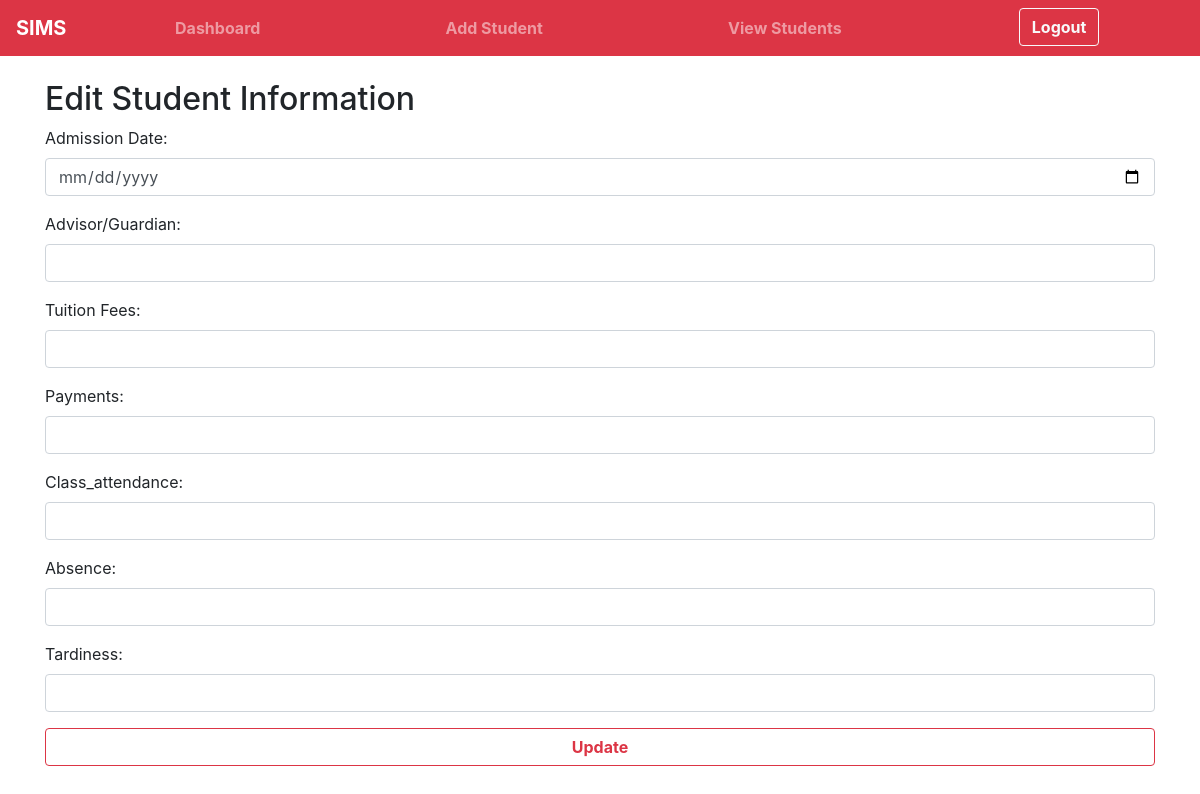
/edit_adminInfo/12, run on an earlier commit of the app's database.
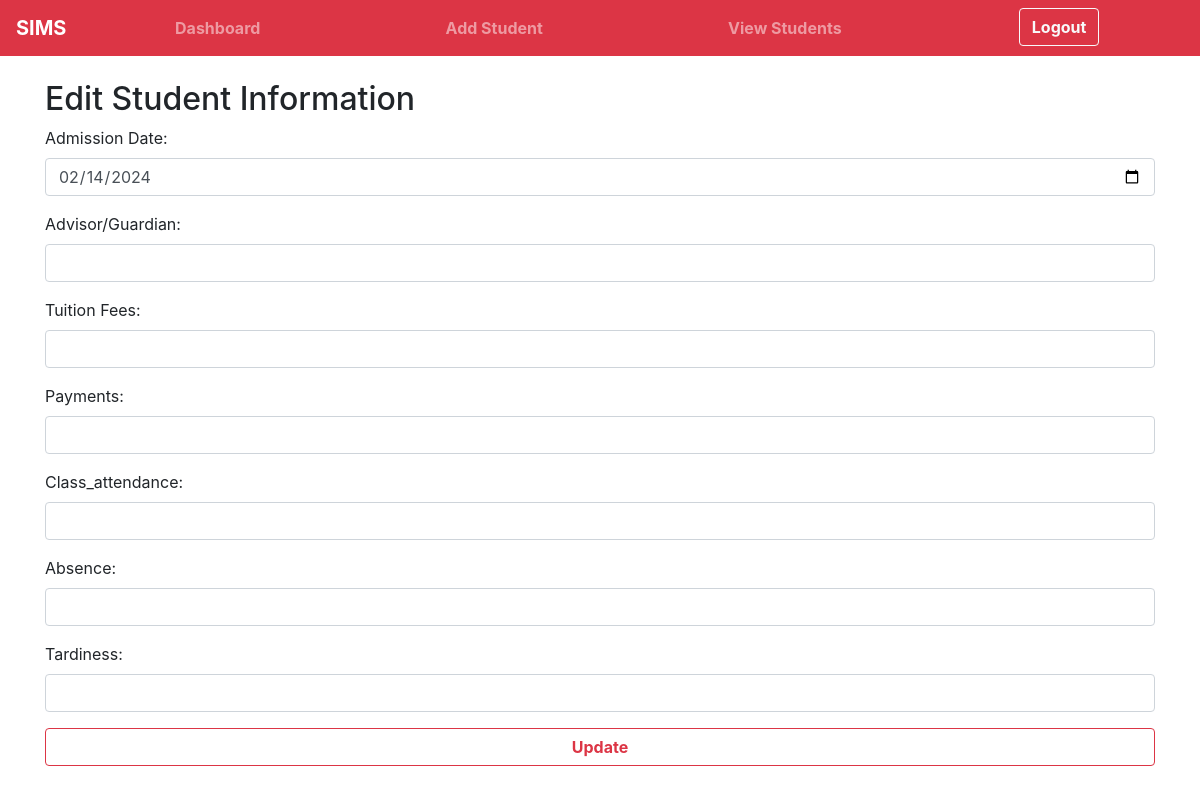
And on a later commit of the database.
### tables this page shows
CREATE TABLE AdministrativeInformation (
        student_id INTEGER PRIMARY KEY,
        admission_date DATE NOT NULL,
        advisor_guardian TEXT,
        tuition_fees REAL,
        payments REAL,
        class_attendance INTEGER,
        absence INTEGER,
        tardiness INTEGER,
        FOREIGN KEY (student_id) REFERENCES PersonalInformation(student_id)
    );

### app.py (the view, shortened to what this page needs)
@app.route('/edit_adminInfo/<int:student_id>', methods=['GET', 'POST'])
def edit_adminInfo(student_id):
    conn = connect_db()
    cursor = conn.cursor()
    cursor.execute('SELECT * FROM AdministrativeInformation WHERE student_id = ?', (student_id,))
    student_data = cursor.fetchone()
    conn.close()
    return render_template('edit_adminInfo.html', student_data=student_data)

### app.py (called while the page is built)
def connect_db():
    return sqlite3.connect('database.db')

### templates/edit_adminInfo.html (shortened to what this page needs)
<!DOCTYPE html>
<html lang="en">
<head>
    <link rel="stylesheet" href="https://maxcdn.bootstrapcdn.com/bootstrap/4.5.2/css/bootstrap.min.css">
</head>
</head>
<body>
    <nav class="navbar navbar-expand-lg navbar-dark bg-danger">
        <a class="navbar-brand fw-bold" href="#">SIMS</a>
        <div class="collapse navbar-collapse" id="navbarNav">
          <ul class="navbar-nav w-100 d-flex justify-content-around">
            <li class="nav-item">
              <a class="nav-link  fw-bold" href="{{ url_for('dashboard') }}"
                >Dashboard</a
              >
            </li>
            <li class="nav-item">
              <a class="nav-link  fw-bold" href="{{ url_for('add_student') }}"
                >Add Student</a
              >
            </li>
            <li class="nav-item">
              <a class="nav-link  fw-bold" href="{{ url_for('view_students') }}"
                >View Students</a
              >
            </li>
            <li class="nav-item">
              <a class="btn btn-outline-light fw-bold" href="{{ url_for('logout') }}"
                >Logout</a
              >
            </li>
          </ul>
        </div>
      </nav>
    <div class="container mt-4">
        <h2>Edit Student Information</h2>
        <form  method="post" class="animated">
            <div class="form-group">
                <label for="admissionDate">Admission Date:</label>
                <input type="date" class="form-control" id="admissionDate" name="admission_date" value="{{ student_data[1] }}" required>
            </div>
            <div class="form-group">
                <label for="advisorGuardian">Advisor/Guardian:</label>
                <input type="text" class="form-control" id="advisorGuardian" name="advisor_guardian" value="{{ student_data[2] }}" >
            </div>
            <div class="form-group">
                <label for="tuitionFees">Tuition Fees:</label>
                <input type="number" step="0.01" class="form-control" id="tuitionFees" name="tuition_fees" value="{{ student_data[3] }}" >
            </div>
            <div class="form-group">
                <label for="tuitionFees">Payments:</label>
                <input type="number" step="0.01" class="form-control" id="payments" name="payments" value="{{ student_data[4] }}" >
            </div>
            <div class="form-group">
                <label for="tuitionFees">Class_attendance:</label>
                <input type="number" step="0.01" class="form-control" id="class_attendance" name="class_attendance" value="{{ student_data[5] }}" >
            </div>
            <div class="form-group">
                <label for="absence">Absence:</label>
                <input type="number" step="0.01" class="form-control" id="absence" name="absence" value="{{ student_data[6] }}" >
            </div>
            <div class="form-group">
                <label for="tardiness">Tardiness:</label>
                <input type="number" step="0.01" class="form-control" id="tardiness" name="tardiness" value="{{ student_data[7] }}" >
            </div>
            <input type="submit"  value="Update" class="btn btn-outline-danger fw-bold mt-3 btn-block" />
        </form>
    </div>

What changed in the data, as far as the page shows it:
added AdministrativeInformation: admission_date "02/14/2024"
